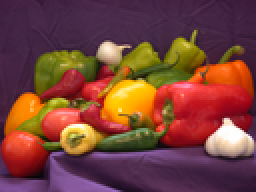
%> input picture Intensity Transformation/input.png, 128 x 96 px, shrunk from 512 x 384 before the run (shown 2 times larger)
$ octave Implementation.m   (GNU Octave 9; MATLAB toolbox functions it lacks are replaced by stand-ins)
%> lines starting %> are read from the running program, lines starting %| are printed output that depends on the picture
original=imread('input.png');
%> original is the input picture: size 96x128x3 uint8; mean R, G, B 120.7, 66.4, 57.7
gray =rgb2gray(original);
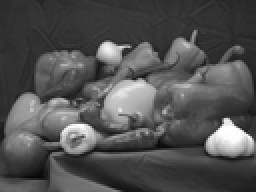
%> gray: size 96x128 uint8 (shown 2 times larger); min 6, max 255, mean 81.7
igray=unique(gray);
%> igray = 250 values from 6 to 255
[r,c]=size(gray);
%> r = 96; c = 128
%imhist(gray);
for g=1:length(igray)
    Xg(g)= igray(g);
    Yg(g)=0;
    for i=1:r
       for j=1:c
         if (gray(i,j)== igray(g))
            Yg(g)= Yg(g)+1;
         end
       end
    end
end
%> after the loop, Xg = 250 values from 6 to 255; Yg = 250 values, max 467 at index 44, min 1 at index 3, mean 49.15
%%%Negate%%%
Ineg= (255-gray);
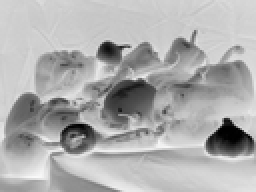
%> Ineg: size 96x128 uint8 (shown 2 times larger); min 0, max 249, mean 173.3
ineg=unique(Ineg);
%> ineg = 250 values from 0 to 249
%figure,imhist(neg);
for n=1:length(ineg)
    Xn(n)= ineg(n);
    Yn(n)=0;
    for i=1:r
       for j=1:c
         if (Ineg(i,j)== ineg(n))
            Yn(n)= Yn(n)+1;
         end
       end
    end
end
%> after the loop, Xn = 250 values from 0 to 249; Yn = 250 values, max 467 at index 207, min 1 at index 8, mean 49.15
%%%Thresholding%%%
A=127;
for i=1:r
    for j=1:c
        if (gray(i,j)>A)
          Ithresh(i,j)=gray(i,j)*1.5;
        else
          Ithresh(i,j)=gray(i,j)*0.75;

        end
    end
end
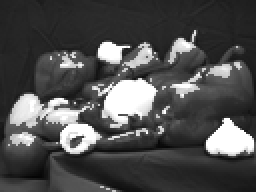
%> Ithresh: size 96x128 uint8 (shown 2 times larger); min 5, max 255, mean 78
%imhist(Ithresh);
for t=1:256
    Xt(t)= t;
    Yt(t)=0;
    for i=1:r
       for j=1:c
         if (Ithresh(i,j)== t)
            Yt(t)= Yt(t)+1;
         end
       end
    end
end
%> after the loop, Xt = 256 values from 1 to 256; Yt = 256 values, max 777 at index 255, min 0 at index 1, mean 48
%%%LOG%%%
C=1.5;
I= im2double(gray);
Ilog= C*log(1+I);
ilog=unique(Ilog);
%> ilog = 250 values from 0.0349 to 1.04
%figure,imhist(Ilog);
%> (the run ends here)
